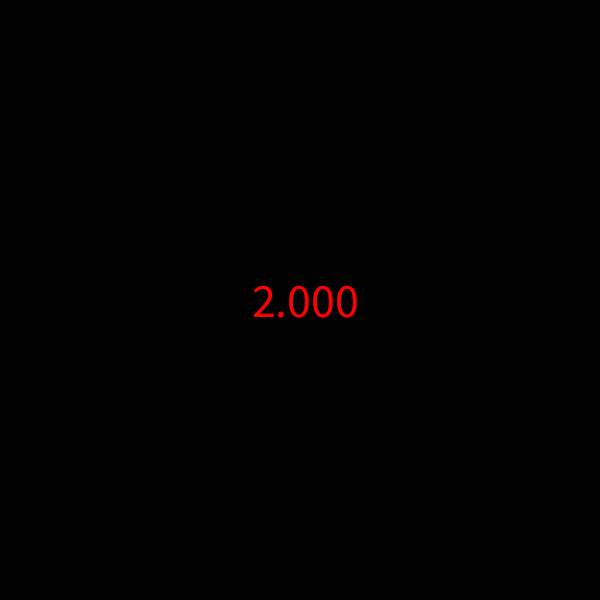
Frame 1 (no input)
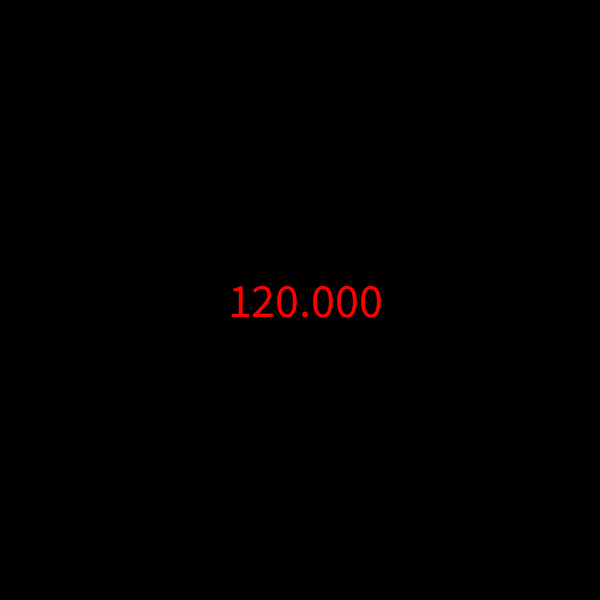
Frame 60 (the mouse pressed at the canvas centre just before this capture)
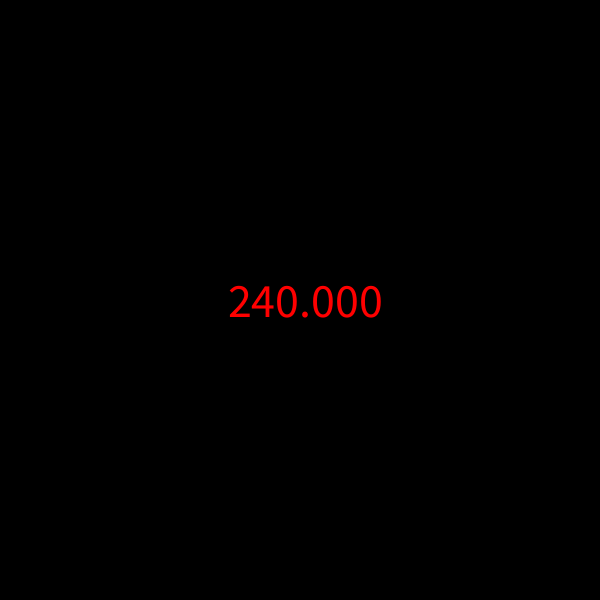
Frame 120 (the mouse held since frame 60 and released just before this capture)

The Processing sketch that drew these frames (run headless with seeded random() and noise(); from frame 60 on, the mouse is pressed at the canvas centre):

// Processing sketch: clase21c_funciones_return
// ── clase21c_funciones_return.pde

// funciones que retornan valor (por ejemplo, matemáticas)

void setup(){
  size( 600, 600 );
  
  //uso de funcion suma()
  println( "La suma de 2 + 2 es: " + suma(2, 2) );
  println( "La suma de 10 + 10 es: " + suma(10, 10) );
  println( "La suma de 2 + 10 es: " + suma(2, 10) );
}

void draw(){
  
  if( estoyEnLaMitadDerechaDeLaPantalla() ){
    background( 255 );
  }else{
    background( 0 );
  }
  
  
  //uso de funcion multiplicar
  float m = multiplicar( frameCount, 2 );
  fill( 255, 0, 0 );
  textSize( 48 );
  textAlign( CENTER, CENTER );
  text( m, width/2, height/2 );
  
  
  
}

// ── Funciones_return.pde

// funcion sumar dos valores enteros
int suma( int a, int b ){
  int resultado = a + b ;
  return resultado;
}

// funcion multiplicar dos valores
float multiplicar( float a, float b ){
  return a * b;
}

// funcion que me devuelva true si mouse está en la mitad derecha de la pantalla
boolean estoyEnLaMitadDerechaDeLaPantalla(){
  if( mouseX > width / 2 ){
    return true;
  }else{
    return false;
  }
}
